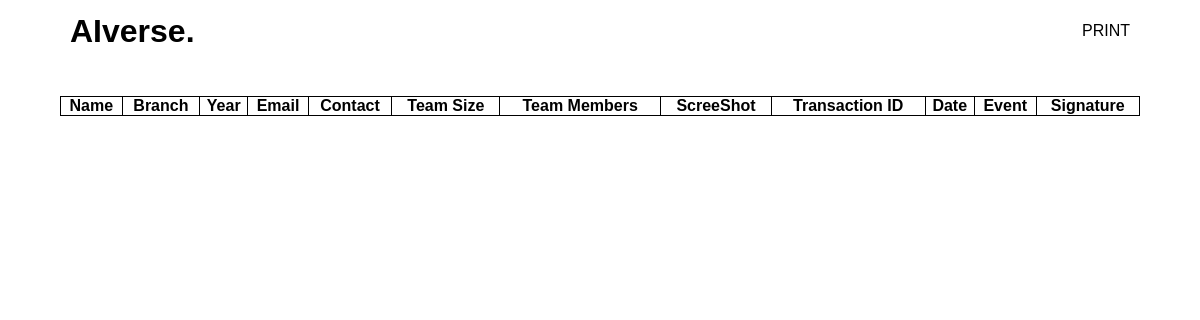
The app's page /optiml/, older data.
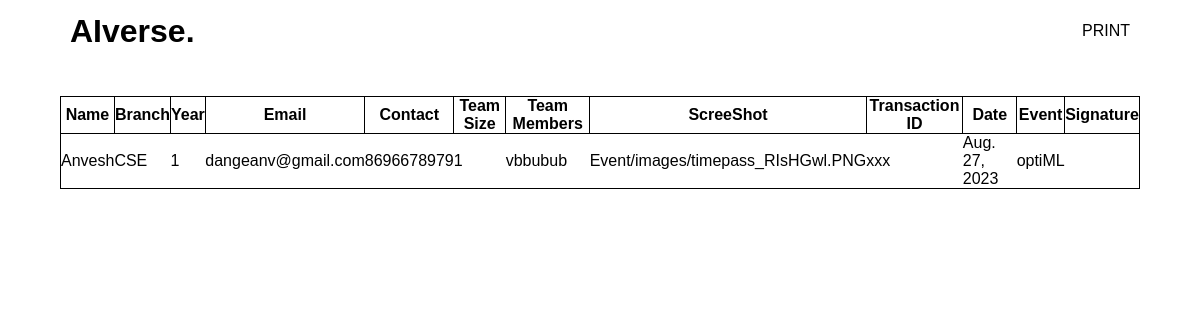
The same page, newer data.
### AIverse/models.py (models this page shows, shortened)
class AIverse(models.Model):
    Name = models.CharField(max_length=100)
    Event = models.CharField(max_length=30)
    Branch = models.CharField(max_length=100)
    Year = models.CharField(max_length=30)
    Email = models.EmailField(max_length=30)
    Contact = models.CharField(max_length=10)
    Team_Size = models.CharField(max_length=10)
    Team_member = models.CharField(max_length=100, null=True)
    Screenshot = models.ImageField(upload_to="Event/images", null=True)
    Transaction_ID = models.CharField(max_length=40)
    Date = models.DateField(auto_now_add=True)

### AIverse/views.py (the view)
# urls.py: path('optiml/',views.optiml_reg, name='optiml_reg'),
def optiml_reg(request):
    data = serializers.serialize("python", AIverse.objects.all().filter(Event="optiML"))
    dictionary_lol = {"data": data}
    return render(request, "event/optiml_reg.html", dictionary_lol)

### AIverse/templates/event/optiml_reg.html (shortened to what this page needs)
{% load static %}
<!DOCTYPE html>
<html lang="en">
<head>
    <link rel="stylesheet" href="{% static 'css/optiml_reg.css' %}">
</head>
<body>
    <header class="navbar">
        <div class="header">
            <div id="logo">
                <a href="index.html">
                    <h1>AIverse.</h1>
                </a>
            </div>
            <div class="menu">
                <ul class='menu-links'>
                    <li><a href="#" onclick="window.print()">PRINT</a></li>
                </ul>
            </div>
        </div>
    </header>
    <table class="table">
        <tr>
            <th>Name</th>
            <th>Branch</th>
            <th>Year</th>
            <th>Email</th>
            <th>Contact</th>
            <th>Team Size</th>
            <th>Team Members</th>
            <th>ScreeShot</th>
            <th>Transaction ID</th>
            <th>Date</th>
            <th>Event</th>
            <th>Signature</th>
        </tr>
        {% for i in data %}
        <tr>
            <td>{{i.fields.Name}}</td>
            <td>{{i.fields.Branch}}</td>
            <td>{{i.fields.Year}}</td>
            <td>{{i.fields.Email}}</td>
            <td>{{i.fields.Contact}}</td>
            <td>{{i.fields.Team_Size}}</td>
            <td>{{i.fields.Team_member}}</td>
            <td>{{i.fields.Screenshot}}</td>
            <td>{{i.fields.Transaction_ID}}</td>
            <td>{{i.fields.Date}}</td>
            <td>{{i.fields.Event}}</td>
        </tr>
        {% endfor %}
    </table>
</body>
</html>

Row changes from the older to the newer data that the page shows:
added AIverse: fields.Name "Anvesh", fields.Branch "CSE", fields.Year "1", fields.Email "dangeanv@gmail.com", fields.Contact "8696678979", fields.Team_Size "1", fields.Team_member "vbbubub", fields.Screenshot "Event/images/timepass_RIsHGwl.PNG", fields.Transaction_ID "xxx", fields.Date "Aug. 27, 2023", fields.Event "optiML"
